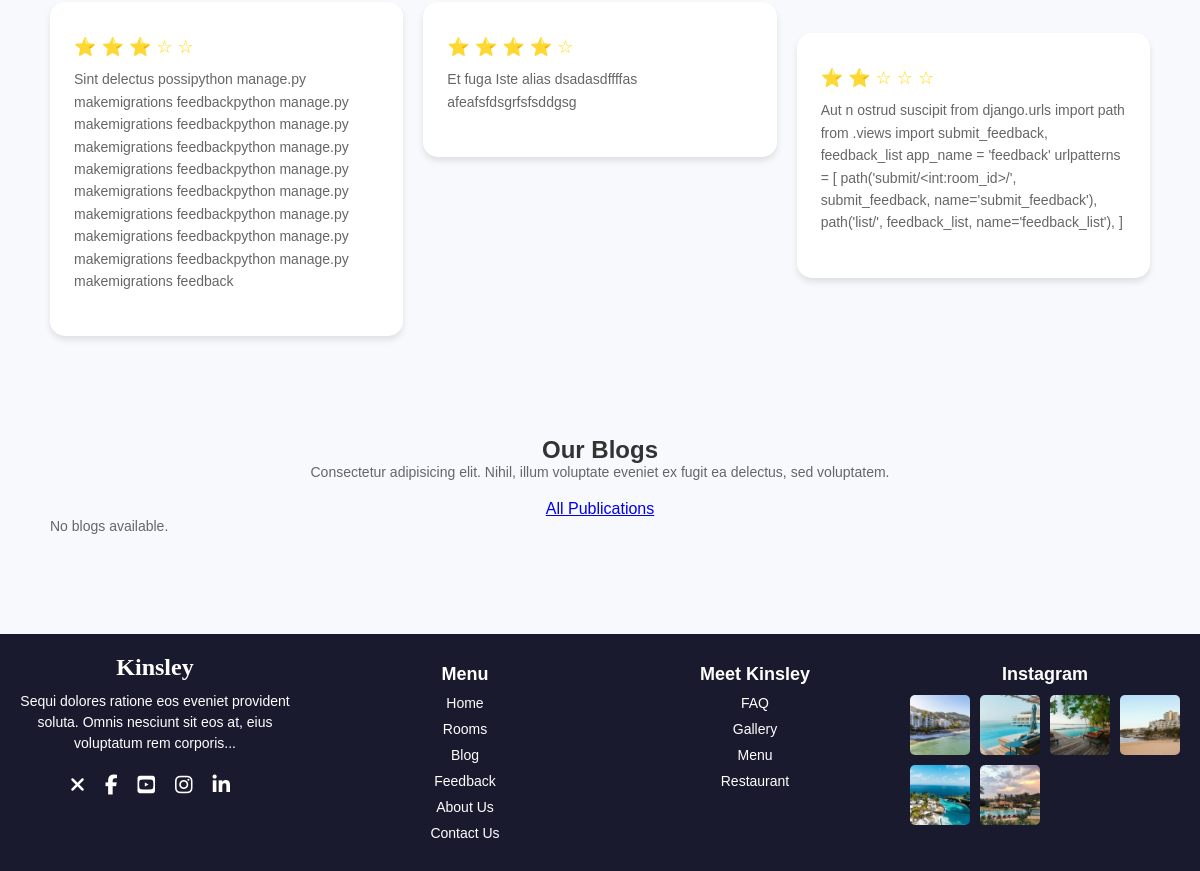
The app's page / (lower part), older data.
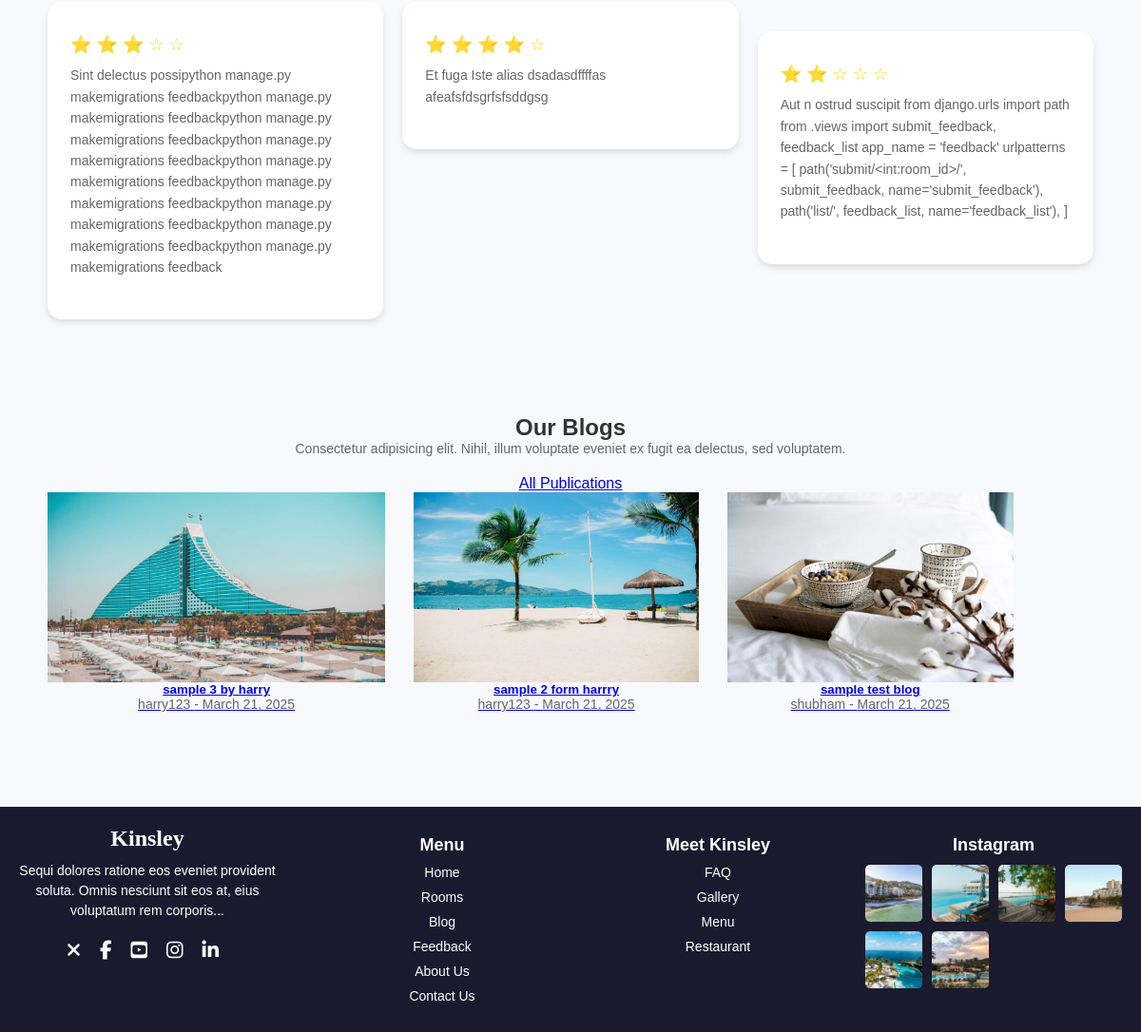
The same page, newer data.
### feedback/models.py (models this page shows, shortened)
class Feedback(models.Model):
    user = models.ForeignKey(User, on_delete=models.SET_NULL, null=True, blank=True)  # Optional for non-authenticated users
    room = models.ForeignKey(Room, on_delete=models.CASCADE)
    name = models.CharField(max_length=100, blank=True, null=True)  # For non-authenticated users
    email = models.EmailField(blank=True, null=True)  # For non-authenticated users
    country = models.CharField(max_length=100, blank=True, null=True)
    rating = models.PositiveIntegerField(choices=[(i, str(i)) for i in range(1, 6)])
    comment = models.TextField()
    created_at = models.DateTimeField(auto_now_add=True)

### blog/models.py (models this page shows, shortened)
class Blog(models.Model):
    author = models.ForeignKey(User, on_delete=models.CASCADE)
    title = models.CharField(max_length=200)
    description = models.TextField()
    country = models.CharField(max_length=100)
    category = models.ForeignKey(BlogCategory, on_delete=models.SET_NULL, null=True)
    image1 = models.ImageField(upload_to='blog_images/', blank=True, null=True)
    image2 = models.ImageField(upload_to='blog_images/', blank=True, null=True)
    created_at = models.DateTimeField(auto_now_add=True)
    class Meta:
        ordering = ['-created_at']

### rooms/views.py (the view)
# urls.py: path('', home, name='home'),
def home(request):
    rooms = Room.objects.all()
    blogs = Blog.objects.all()
    feedbacks = Feedback.objects.all().order_by('created_at')[:3]
    context = {
        'rooms': rooms,
        'blogs': blogs,
        'feedbacks': feedbacks,
    }
    return render(request, 'index.html', context)

### templates/index.html (shortened to what the changed rows need)
<!DOCTYPE html>
<html lang="en">
<head>
  {% load static %}
  <link rel="stylesheet" href="{% static 'style.css' %}">
  <link rel="stylesheet" href="{% static 'styles.css' %}">
  <link rel="stylesheet" href="https://cdnjs.cloudflare.com/ajax/libs/font-awesome/6.7.2/css/all.min.css"
 />
  <link media="all"
    href="https://kinsley.bslthemes.com/wp-content/cache/autoptimize/1/css/autoptimize_86433fa97a80a986cad08803f18701d2.css"
    rel="stylesheet">
  <link media="only screen and (max-width: 768px)"
    href="https://kinsley.bslthemes.com/wp-content/cache/autoptimize/1/css/autoptimize_41f59b21c4bbf5bf8ff4257643b4a543.css"
    rel="stylesheet">
  <link rel="stylesheet" href="https://unpkg.com/swiper/swiper-bundle.min.css">
</head>
<body>
  {% include 'navbar.html' %}
  <section class="testimonials-section">
    <div class="container">
      {% for feedback in feedbacks %}
      <div class="testimonial">
        <div class="testimonial-content">
          <div class="stars">
            {% for i in '12345' %}
            {% if forloop.counter <= feedback.rating %} ⭐ {% else %} ☆ {% endif %} {% endfor %} </div>
              <p>{{ feedback.comment }}</p>
          </div>
        </div>
        {% empty %}
        <p>No feedbacks available.</p>
        {% endfor %}
      </div>
  </section>
  <section
    class="elementor-section elementor-top-section elementor-element elementor-element-4e070be elementor-section-full_width elementor-section-height-default elementor-section-height-default"
    data-id="4e070be" data-element_type="section" data-settings='{"background_background":"classic"}'>
    <div class="elementor-container elementor-column-gap-no">
      <div class="elementor-column elementor-col-100 elementor-top-column elementor-element elementor-element-54cf1a4"
        data-id="54cf1a4" data-element_type="column">
        <div class="elementor-widget-wrap elementor-element-populated">
          <div
            class="elementor-element elementor-element-8defa59 elementor-widget elementor-widget-kinsley-rooms-carousel"
            data-id="8defa59" data-element_type="widget" data-widget_type="kinsley-rooms-carousel.default">
            <div class="elementor-widget-container">
              <section class="knsl-transition-top knsl-p-0-100">
                <div class="container">
                  <div class="row align-items-center">
                    <div class="col-lg-12">
                      <div class="knsl-center knsl-title-frame knsl-scroll-animation knsl-mb-100">
                        <h2 class="knsl-title--h knsl-mb-20"><span>Our Blogs</span></h2>
                      </div>
                    </div>
                    <div class="col-lg-12">
                      <div class="swiper-container knsl-uni-slider blogs-carousel">
                        <div class="swiper-wrapper">
                          {% for blog in blogs %}
                          <div class="swiper-slide">
                            <div class="mphb_sc_room-wrapper knsl-scroll-animation">
                              <div class="mphb-room-type">
                                <a href="{% url 'blog:blog_detail' blog.id %}">
                                  <div class="knsl-cover-frame">
                                    <img class="lazyload" decoding="async"
                                      src="{{ blog.image1.url|default:'/static/images/placeholder.jpg' }}"
                                      alt="{{ blog.title }}" />
                                  </div>
                                  <div class="knsl-card-description">
                                    <h5>{{ blog.title }}</h5>
                                    <p>{{ blog.author }} - {{ blog.created_at|date:"F j, Y" }}</p>
                                  </div>
                                </a>
                              </div>
                            </div>
                          </div>
                          {% empty %}
                          <div class="swiper-slide">
                            <p>No blogs available.</p>
                          </div>
                          {% endfor %}
                        </div>
                      </div>
                    </div>
                  </div>
                </div>
              </section>
            </div>
          </div>
        </div>
      </div>
    </div>
  </section>
  {% include 'footer.html' %}
</body>
</html>

Row changes from the older to the newer data that the page shows:
added Blog: image1 (picture), title "sample 3 by harry", author "harry123", created_at "March 21, 2025"
added Blog: image1 (picture), title "sample 2 form harrry", author "harry123", created_at "March 21, 2025"
added Blog: image1 (picture), title "sample test blog", author "shubham", created_at "March 21, 2025"
Text that changed along with them:
text no longer shown: "No blogs available."
